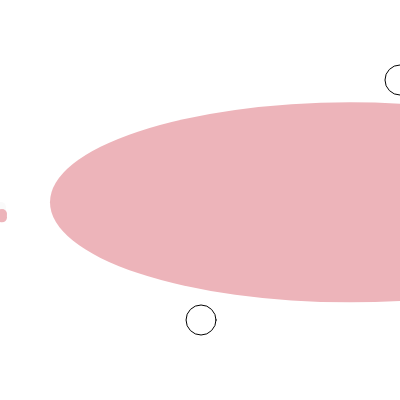
Frame 1 (no input)
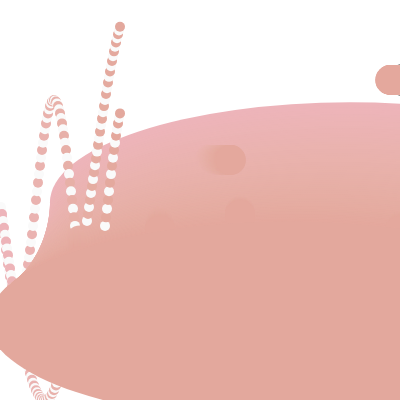
Frame 60 (no input)
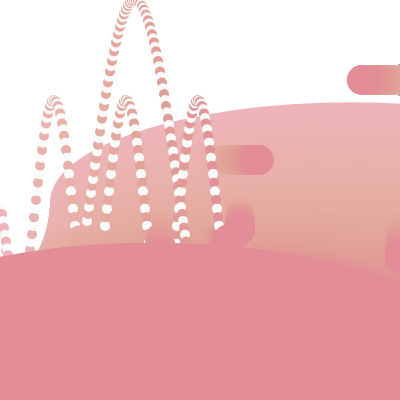
Frame 120 (the mouse pressed at the canvas centre since frame 60)

The p5.js sketch that drew these frames (run headless with seeded random() and noise() and a simulated clock; from frame 60 on, the mouse is pressed at the canvas centre):

// p5.js sketch
// ── sketch.js
let angle = 0;
let x11, y11;
let amp = 200;
let amp2 = 100;
let freq = 2;
let freq2 = 5;

function setup() {
  createCanvas(400, 400);
  angleMode(DEGREES);
}

function draw() {
  //line circles
  let t2 = frameCount * 0.3;
  let x1 = 80;
  let y1 = height / 2 + sin(t2) * 200;
  //fill(245, 196, 209);
  ellipse(x1, y1, 30, 30);
  let x2 = 160;
  let y2 = height / 2 + sin(t2) * 100;
  //fill(245, 211, 216);
  ellipse(x2, y2, 30, 30);
  let x3 = 240;
  let y3 = height / 2 + sin(t2) * 50;
  //fill(251, 175, 192);
  ellipse(x3, y3, 30, 30);
  let x4 = 320;
  let y4 = height / 2 + sin(t2) * 200;
  //fill(234, 139, 159);
  ellipse(x4, y4, 30, 30);
  let x5 = 400;
  let y5 = height / 2 + sin(t2) * 100;
  //fill(245, 196, 209);
  ellipse(x5, y5, 30, 30);
  let x6 = height / 2 + cos(t2) * 200;
  let y6 = 80;
  //fill(234, 139, 159);
  ellipse(x6, y6, 30, 30);
  let x7 = height / 2 + sin(t2) * 100;
  let y7 = 160;
  //fill(245, 211, 216);
  ellipse(x7, y7, 30, 30);
  let x8 = height / 2 + sin(t2) * 50;
  let y8 = 240;
  //fill(251, 175, 192);
  ellipse(x8, y8, 30, 30);
  let x9 = height / 2 + sin(t2) * 200;
  let y9 = 320;
  //fill(234, 139, 159);
  ellipse(x9, y9, 30, 30);

  fill(250);
  noStroke();
  angle = angle + 1;
  y11 = height / 2 + sin(angle * freq) * amp;
  circle(angle, y11, 10);
  y11 = height / 2 + sin(angle * freq2) * amp2;
  circle(angle, y11, 10);

  //centercircle
  let t = frameCount * 0.9;
  let r = map(sin(t), -1, 1, 250, 225);
  let g = map(cos(t), -1, 1, 120, 180);
  let b = map(sin(t + PI / 2), -1, 1, 225, 150);
  let x = width / 2 + cos(t) * 150;
  let y = height / 2 + sin(t) * 150;
  noStroke();
  fill(r, g, b);
  ellipse(x, y, 600, 200);

  //Waves
  //fill(250);
  noStroke();
  angle = angle + 1;
  y11 = height / 2 + sin(angle * freq) * amp;
  circle(angle, y11, 10);
  y11 = height / 2 + sin(angle * freq2) * amp2;
  circle(angle, y11, 10);
}
